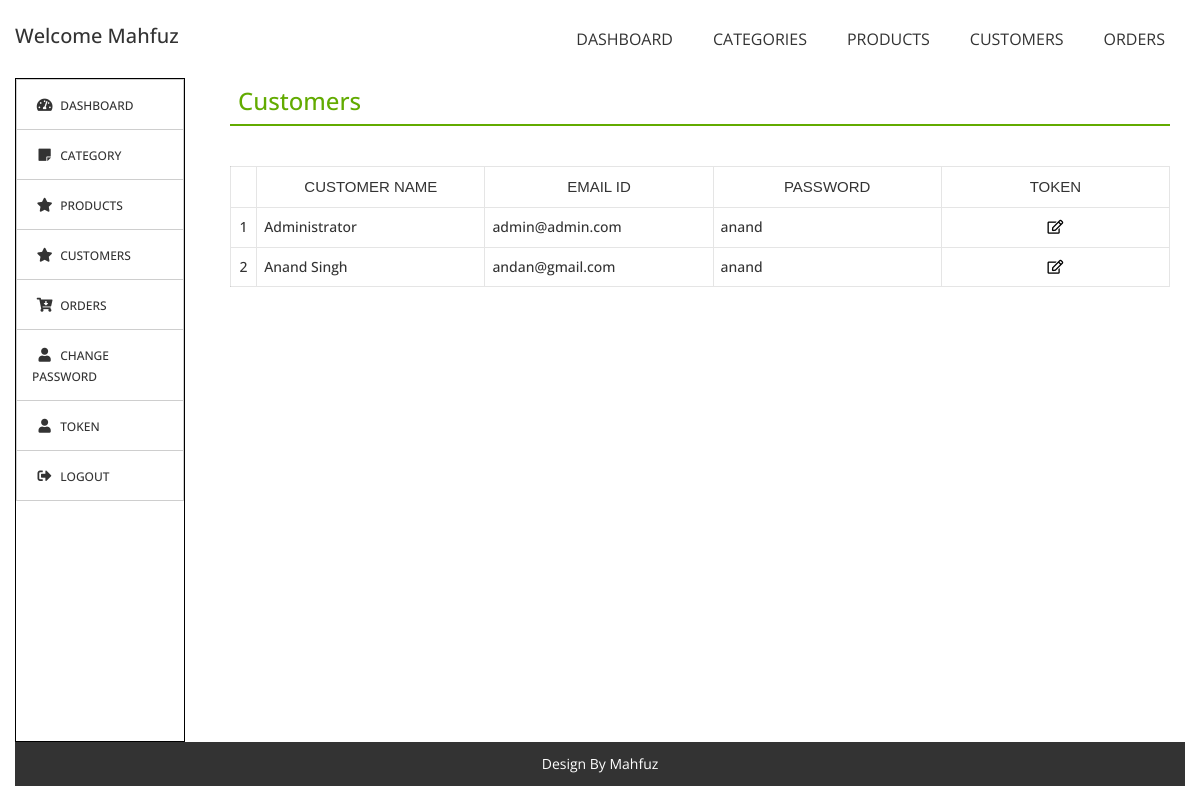
The page /customers.php on the database its author committed.
### tables this page shows
CREATE TABLE `users` (
  `id` int(11) NOT NULL,
  `fname` varchar(20) NOT NULL,
  `userid` varchar(30) NOT NULL,
  `pwd` varchar(20) NOT NULL,
  `role` varchar(15) DEFAULT NULL,
  `toke_id` int(11) NOT NULL
);

### dbfun.php (called while the page is built, shortened)
<?php
function connect() {
    $link = mysqli_connect(HOST, USER, PASSWORD, DBNAME) or die("Error " . mysqli_connect_error());
    return $link;
}
function allrecords($table) {
    $link = connect();
    $result = mysqli_query($link, "SELECT * FROM $table") or die("Error " . mysqli_error($link));
    $rows = [];
    while ($row = mysqli_fetch_assoc($result)) {
        $rows[] = $row;
    }
    return $rows;
}

### customers.php (the view, shortened to what this page needs)
<?php include_once 'aheader.php'; ?>
<main class="cart-page-main-block inner-page-sec-padding-bottom">
    <div class="cart_area cart-area-padding  ">
        <div class="container-fluid">
            <div class="page-section-title">
                <h4 class="p-2" style="border-bottom: 2px solid #62ab00;color:#62ab00;">Customers</h4>
            </div>
            <div class="row">
                <div class="col-12">
                    <form action="#" class="">
                        <div class="cart-table table-responsive mb--40">
                            <table class="table">
                                <thead>
                                    <tr>
                                        <th></th>
                                        <th class="pro-title">Customer Name</th>
                                        <th class="pro-title">Email Id</th>
                                        <th class="pro-title">Password</th>
                                        <th class="pro-title">Token</th>
                                    </tr>
                                </thead>
                                <tbody>
                                    <?php
                                     $count=1;
                                    foreach(allrecords("users") as $r) {
                                        ?>
                                    <tr>
                                        <td><?= $count++ ?></td>
                                        <td class="text-left"><?= $r["fname"] ?></td>
                                        <td class="text-left"><?= $r["userid"] ?></td>
                                        <td class="text-left"><?= $r["pwd"] ?></td>
                                        <td><button class="editbtn" data-href="tokenassgin.php?userid=<?= $r["id"] ?>"><i class="far fa-edit"></i></button></td>
                                    </tr>
                                    <?php } ?>
                                </tbody>
                            </table>
                        </div>
                    </form>
                </div>
            </div>
        </div>
    </div>
</main>
<?php include_once 'afooter.php'; ?>

### customers.php (style rules this page uses)
.table thead tr th,.table tbody tr td { padding:7px !important; }

### rows shown on the page
users: fname "Administrator", userid "admin@admin.com", pwd "anand"
users: fname "Anand Singh", userid "andan@gmail.com", pwd "anand"
